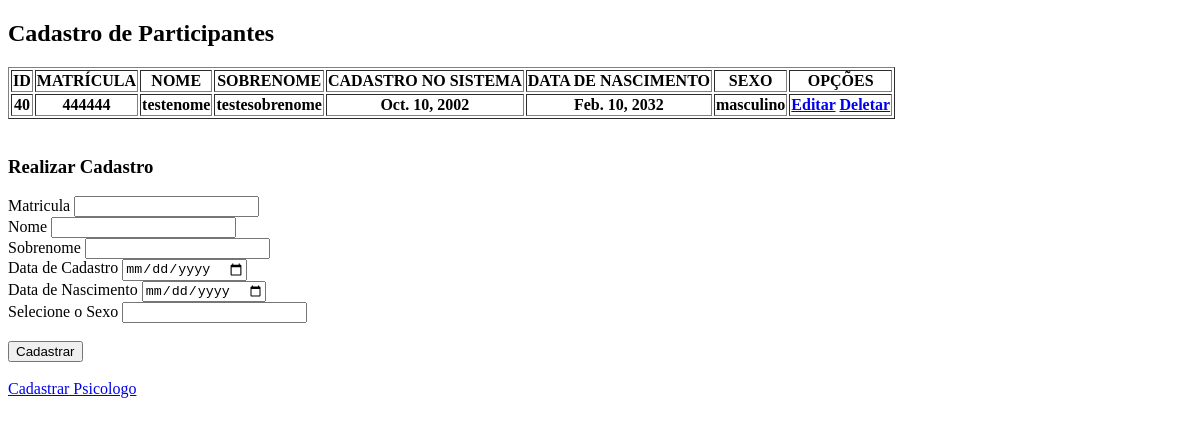
Page /grupos/ on the earlier database version.
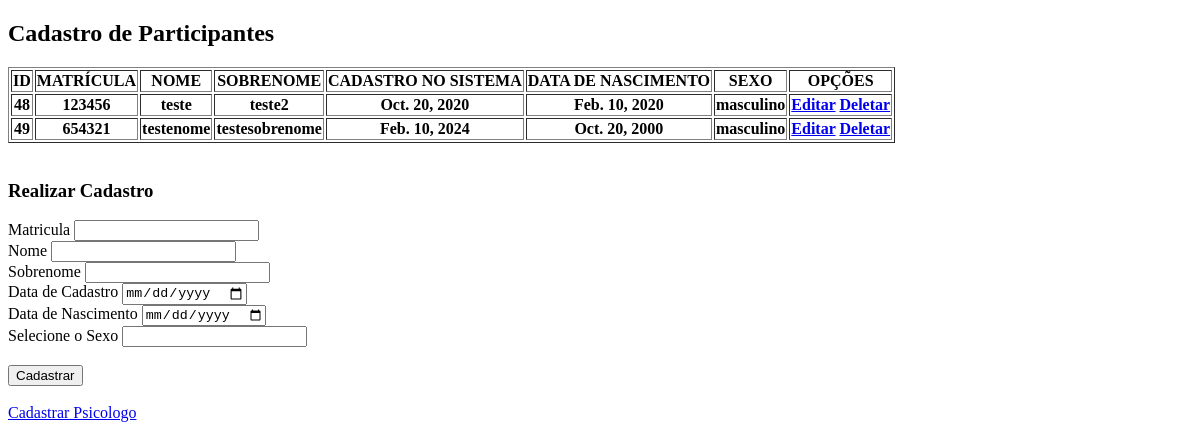
Same page on the later database version.
### grupos/models.py (models this page shows, shortened)
class Policial(models.Model):
    idPolicial      = models.AutoField(primary_key=True)
    Matricula       = models.CharField(max_length=10, null=True)
    Nome            = models.CharField(max_length=15)
    Sobrenome       = models.CharField(max_length=30)
    DataCadastro    = models.DateField()
    DataNascimento  = models.DateField()
    Sexo            = models.CharField(max_length=1)

### grupos/views.py (the view)
# urls.py: 2. Add a URL to urlpatterns:  path('', views.home, name='home')
def home(request):
    policiais = Policial.objects.all()
    return render(request, "index.html", {"policiais": policiais})

### grupos/templates/index.html (shortened to what this page needs)
<!doctype html>
<html lang="pt-br">
<head>
</head>
<body>
    <h2>Cadastro de Participantes</h2>
    <div class="tabela-policiais">
        <table border="1">
            <tr>
                <th>ID                  </th>
                <th>MATRÍCULA           </th>
                <th>NOME                </th>
                <th>SOBRENOME           </th>
                <th>CADASTRO NO SISTEMA </th>
                <th>DATA DE NASCIMENTO  </th>
                <th>SEXO                </th>
                <th>OPÇÕES              </th>
            </tr>
        {% for policial in policiais %}
            <tr>
                <th>{{ policial.idPolicial     }}</th>
                <th>{{ policial.Matricula      }}</th>
                <th>{{ policial.Nome           }}</th>
                <th>{{ policial.Sobrenome      }}</th>
                <th>{{ policial.DataCadastro   }}</th>
                <th>{{ policial.DataNascimento }}</th>
                <th>{{ policial.Sexo           }}</th>
                <th>
                    <a href="{% url "editar"    policial.idPolicial %}">Editar</a>
                    <a href="{% url "deletar"   policial.idPolicial %}" onclick="return confirm('Deseja realmente deletar este participante?')">Deletar</a>
                </th>
        {% endfor %}
            </tr>
        </table>
    </div>
    <br>
    <h3>Realizar Cadastro</h3>
    <div class="tabela-insercao-dados-policial">
        <form action="{% url 'salvar' %}" method="POST">
            Matricula           <input type="text" name="Matricula"         required    >   <br>
            Nome                <input type="text" name="Nome"              required    >   <br>
            Sobrenome           <input type="text" name="Sobrenome"         required    >   <br>
            Data de Cadastro    <input type="date" name="DataCadastro"      required    >   <br>
            Data de Nascimento  <input type="date" name="DataNascimento"    required    >   <br>
            Selecione o Sexo    <input type="text" name="Sexo"              required    >   <br><br>
            <button type="submit">Cadastrar</button>
        </form>
    </div>
    <br>
    <div>
            <a href="{% url 'home_psicologo' %}">Cadastrar Psicologo</a>
    </div>
    </body>
</html>

Differences in the rows shown:
removed Policial: idPolicial "40", Matricula "444444", Nome "testenome", Sobrenome "testesobrenome", DataCadastro "Oct. 10, 2002", DataNascimento "Feb. 10, 2032", Sexo "masculino"
added Policial: idPolicial "48", Matricula "123456", Nome "teste", Sobrenome "teste2", DataCadastro "Oct. 20, 2020", DataNascimento "Feb. 10, 2020", Sexo "masculino"
added Policial: idPolicial "49", Matricula "654321", Nome "testenome", Sobrenome "testesobrenome", DataCadastro "Feb. 10, 2024", DataNascimento "Oct. 20, 2000", Sexo "masculino"
